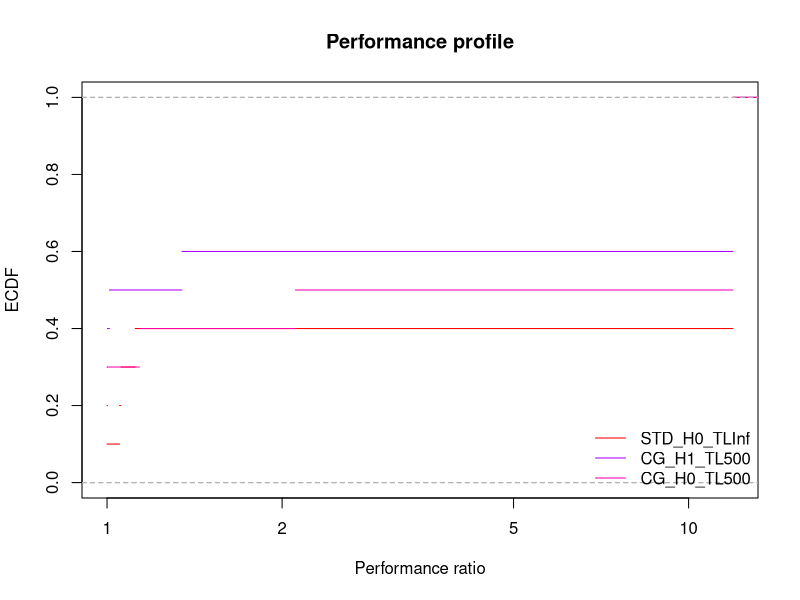
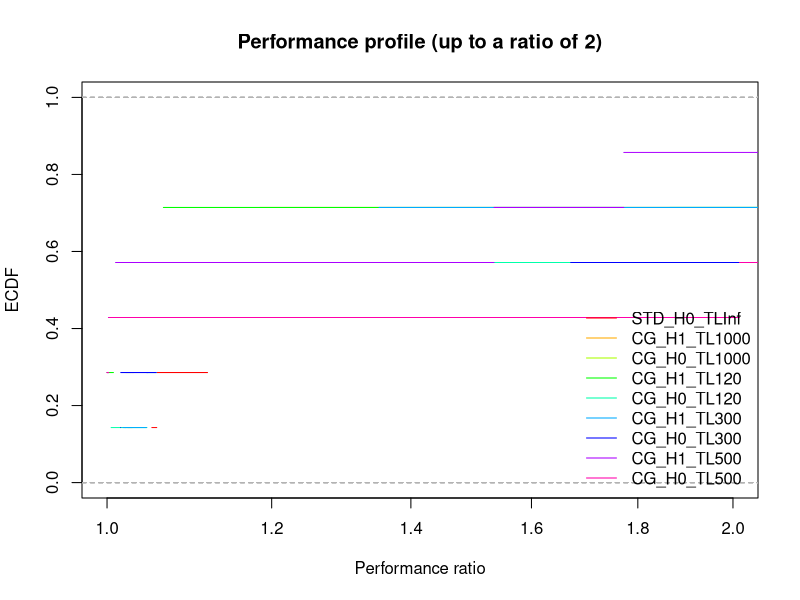

Reproduce these figures in R, in order.
## ---- chunk 1
library(rmarkdown)
library(rmarkdown)
library(kableExtra)
library(tidyr)
## ---- chunk 2
results = read.csv("results.csv")
## ---- chunk 3
results = results[,-c(1,ncol(results))]
## ---- chunk 4
results[results$method == "STD",]$has_large_scaled = FALSE
## ---- chunk 5
paged_table(results)
## ---- chunk 6
results$solver = paste0(results$method, '_H', results$with_heuristic, '_TL', results$standard_TL)
solvers = as.data.frame(unique(results$solver))
colnames(solvers) = "solver"

colors = cbind(solvers, rainbow(nrow(solvers)))

time_limit = 3600
## ---- chunk 7
knitr::kable(solvers)
## ---- chunk 8

make_per_instance_table = function (dataset) {
  times = spread(dataset[,c("instance", "solver", "total_time")], key = solver, value = total_time)
  
  return (times)
}

table = make_per_instance_table(results)
knitr::kable(table)
## ---- chunk 9
performance_profile = function (dataset, xlim = NULL, main = "Performance profile") {

  times = spread(dataset[,c("instance", "solver", "total_time")], key = solver, value = total_time)
  times$time.best = apply(times[,-c(1)], 1, FUN = min)
  
  solver_names = data.frame(solver = unique(dataset$solver))
  
  times = na.omit(times)
  print("WARNING omitting NA")
  
  times[,-c(1,ncol(times))]
  
  ratios = times[,-c(1,ncol(times))] / times$time.best
  colnames(ratios) = paste0(colnames(ratios), ".ratio")
  
  worst_ratio = max(ratios)
  
  times = cbind(times, ratios)
  
  for (solver in solver_names$solver) {
    time_limit_filter = times[,solver] >= time_limit
    if ( sum(time_limit_filter) > 0 ) {
      times[time_limit_filter, paste0(solver, ".ratio")] = worst_ratio
    }
  }
  
  if (is.null(xlim)) {
    xlim = c(1, worst_ratio)
  }
  
  #par(mar = c(5,4,4,8))
  
  using_colors = NULL
  using_types = NULL
  
  last_ecdf = NULL
  
  index = 1
  for (solver in solver_names$solver) {
    
    plot_function = if (index == 1) function(...) { plot(..., log = 'x') } else lines
    
    profile = ecdf(times[,paste0(solver, ".ratio")])
    
    using_color =  colors[colors$solver == solver,2]
    using_colors = rbind(using_colors, using_color)
    using_type = "solid"
    if (using_color == "#00FFFFFF") {
      using_type = "dashed"
    }
    using_types = rbind(using_types, using_type)
    
    plot_function(profile, xlim = xlim, ylim = c(0,1), lty = using_type, cex = 0, col = using_color, main = "", xlab = "", ylab = "")
    
    index = index + 1
  }
  
  # Set the plot title
  title(main = main,
        xlab = "Performance ratio",
        ylab = "ECDF")
  
  # Set the plot legend
  legend(
    "bottomright",
    #inset=c(-.35, 0),
    legend = solver_names$solver,
    lty = using_types,
    col = using_colors,
    #cex = .5,
    #xpd = TRUE,
    bty = "n"
  )
}
## ---- chunk 10
performance_profile(results[results$solver == "STD_H0_TLInf" | results$solver == "CG_H1_TL500" | results$solver == "CG_H0_TL500",])
performance_profile(results, xlim = c(1,2), main = "Performance profile (up to a ratio of 2)")
